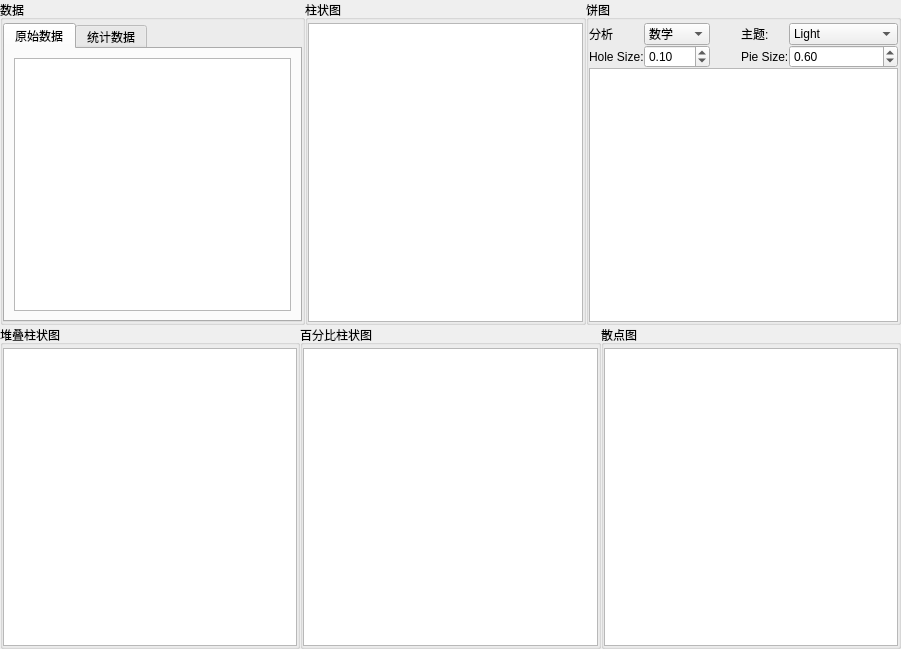
<?xml version="1.0" encoding="UTF-8"?>
<ui version="4.0">
 <class>CHarts</class>
 <widget class="QWidget" name="CHarts">
  <property name="geometry">
   <rect>
    <x>0</x>
    <y>0</y>
    <width>901</width>
    <height>649</height>
   </rect>
  </property>
  <property name="sizePolicy">
   <sizepolicy hsizetype="Expanding" vsizetype="Expanding">
    <horstretch>0</horstretch>
    <verstretch>0</verstretch>
   </sizepolicy>
  </property>
  <property name="windowTitle">
   <string>Form</string>
  </property>
  <layout class="QGridLayout" name="gridLayout_2">
   <property name="leftMargin">
    <number>0</number>
   </property>
   <property name="topMargin">
    <number>0</number>
   </property>
   <property name="rightMargin">
    <number>0</number>
   </property>
   <property name="bottomMargin">
    <number>0</number>
   </property>
   <property name="spacing">
    <number>0</number>
   </property>
   <item row="0" column="0">
    <widget class="QSplitter" name="splitter">
     <property name="orientation">
      <enum>Qt::Horizontal</enum>
     </property>
     <property name="handleWidth">
      <number>0</number>
     </property>
     <widget class="QGroupBox" name="groupBox_Data">
      <property name="sizePolicy">
       <sizepolicy hsizetype="Preferred" vsizetype="Preferred">
        <horstretch>0</horstretch>
        <verstretch>0</verstretch>
       </sizepolicy>
      </property>
      <property name="title">
       <string>数据</string>
      </property>
      <layout class="QGridLayout" name="gridLayout_7">
       <property name="leftMargin">
        <number>0</number>
       </property>
       <property name="topMargin">
        <number>3</number>
       </property>
       <property name="rightMargin">
        <number>0</number>
       </property>
       <property name="bottomMargin">
        <number>0</number>
       </property>
       <property name="spacing">
        <number>0</number>
       </property>
       <item row="0" column="0">
        <widget class="QTabWidget" name="tabWidget">
         <property name="currentIndex">
          <number>0</number>
         </property>
         <widget class="QWidget" name="tab">
          <attribute name="title">
           <string>原始数据</string>
          </attribute>
          <layout class="QGridLayout" name="gridLayout_8">
           <item row="0" column="0">
            <widget class="QTableView" name="tableView">
             <property name="sizePolicy">
              <sizepolicy hsizetype="Preferred" vsizetype="Preferred">
               <horstretch>0</horstretch>
               <verstretch>0</verstretch>
              </sizepolicy>
             </property>
             <attribute name="horizontalHeaderCascadingSectionResizes">
              <bool>false</bool>
             </attribute>
             <attribute name="horizontalHeaderMinimumSectionSize">
              <number>5</number>
             </attribute>
             <attribute name="verticalHeaderMinimumSectionSize">
              <number>5</number>
             </attribute>
            </widget>
           </item>
          </layout>
         </widget>
         <widget class="QWidget" name="tab_2">
          <attribute name="title">
           <string>统计数据</string>
          </attribute>
          <layout class="QGridLayout" name="gridLayout_9">
           <item row="0" column="0">
            <widget class="QTreeWidget" name="treeWidget_Data">
             <attribute name="headerMinimumSectionSize">
              <number>20</number>
             </attribute>
             <attribute name="headerDefaultSectionSize">
              <number>90</number>
             </attribute>
             <column>
              <property name="text">
               <string>分数段</string>
              </property>
              <property name="textAlignment">
               <set>AlignCenter</set>
              </property>
             </column>
             <column>
              <property name="text">
               <string>数学</string>
              </property>
              <property name="textAlignment">
               <set>AlignCenter</set>
              </property>
             </column>
             <column>
              <property name="text">
               <string>语文</string>
              </property>
              <property name="textAlignment">
               <set>AlignCenter</set>
              </property>
             </column>
             <column>
              <property name="text">
               <string>英语</string>
              </property>
              <property name="textAlignment">
               <set>AlignCenter</set>
              </property>
             </column>
             <column>
              <property name="text">
               <string>平均分</string>
              </property>
              <property name="textAlignment">
               <set>AlignCenter</set>
              </property>
             </column>
             <item>
              <property name="text">
               <string>60分以下</string>
              </property>
              <property name="textAlignment">
               <set>AlignCenter</set>
              </property>
             </item>
             <item>
              <property name="text">
               <string>60-69分</string>
              </property>
              <property name="textAlignment">
               <set>AlignCenter</set>
              </property>
             </item>
             <item>
              <property name="text">
               <string>70-79分</string>
              </property>
              <property name="textAlignment">
               <set>AlignCenter</set>
              </property>
             </item>
             <item>
              <property name="text">
               <string>80-89分</string>
              </property>
              <property name="textAlignment">
               <set>AlignCenter</set>
              </property>
             </item>
             <item>
              <property name="text">
               <string>90分以上</string>
              </property>
              <property name="textAlignment">
               <set>AlignCenter</set>
              </property>
             </item>
             <item>
              <property name="text">
               <string>平均分</string>
              </property>
              <property name="textAlignment">
               <set>AlignCenter</set>
              </property>
             </item>
             <item>
              <property name="text">
               <string>最高分</string>
              </property>
              <property name="textAlignment">
               <set>AlignCenter</set>
              </property>
             </item>
             <item>
              <property name="text">
               <string>最低分</string>
              </property>
              <property name="textAlignment">
               <set>AlignCenter</set>
              </property>
             </item>
            </widget>
           </item>
          </layout>
         </widget>
        </widget>
       </item>
      </layout>
     </widget>
     <widget class="QGroupBox" name="groupBox_Bar">
      <property name="title">
       <string>柱状图</string>
      </property>
      <layout class="QGridLayout" name="gridLayout_3">
       <property name="leftMargin">
        <number>0</number>
       </property>
       <property name="topMargin">
        <number>3</number>
       </property>
       <property name="rightMargin">
        <number>0</number>
       </property>
       <property name="bottomMargin">
        <number>0</number>
       </property>
       <property name="spacing">
        <number>0</number>
       </property>
       <item row="0" column="0">
        <widget class="QChartView" name="graphicsView_Bar">
         <property name="sizePolicy">
          <sizepolicy hsizetype="Expanding" vsizetype="Expanding">
           <horstretch>0</horstretch>
           <verstretch>0</verstretch>
          </sizepolicy>
         </property>
        </widget>
       </item>
      </layout>
     </widget>
     <widget class="QGroupBox" name="groupBox_Pie">
      <property name="title">
       <string>饼图</string>
      </property>
      <layout class="QGridLayout" name="gridLayout_4">
       <property name="leftMargin">
        <number>0</number>
       </property>
       <property name="topMargin">
        <number>3</number>
       </property>
       <property name="rightMargin">
        <number>0</number>
       </property>
       <property name="bottomMargin">
        <number>0</number>
       </property>
       <property name="spacing">
        <number>0</number>
       </property>
       <item row="1" column="0">
        <widget class="QLabel" name="label_2">
         <property name="text">
          <string>Hole Size:</string>
         </property>
        </widget>
       </item>
       <item row="0" column="0">
        <widget class="QLabel" name="label">
         <property name="text">
          <string>分析</string>
         </property>
        </widget>
       </item>
       <item row="0" column="1">
        <widget class="QComboBox" name="comboBox_Catagory">
         <property name="currentText">
          <string>数学</string>
         </property>
         <item>
          <property name="text">
           <string>数学</string>
          </property>
         </item>
         <item>
          <property name="text">
           <string>语文</string>
          </property>
         </item>
         <item>
          <property name="text">
           <string>英语</string>
          </property>
         </item>
         <item>
          <property name="text">
           <string>平均分</string>
          </property>
         </item>
        </widget>
       </item>
       <item row="1" column="1">
        <widget class="QDoubleSpinBox" name="doubleSpinBox_Hole">
         <property name="decimals">
          <number>2</number>
         </property>
         <property name="singleStep">
          <double>0.100000000000000</double>
         </property>
         <property name="value">
          <double>0.100000000000000</double>
         </property>
        </widget>
       </item>
       <item row="1" column="3">
        <widget class="QLabel" name="label_4">
         <property name="text">
          <string>Pie Size:</string>
         </property>
        </widget>
       </item>
       <item row="1" column="4">
        <widget class="QDoubleSpinBox" name="doubleSpinBox_Pie">
         <property name="singleStep">
          <double>0.100000000000000</double>
         </property>
         <property name="value">
          <double>0.600000000000000</double>
         </property>
        </widget>
       </item>
       <item row="3" column="0" colspan="5">
        <widget class="QChartView" name="graphicsView_Pie"/>
       </item>
       <item row="0" column="3">
        <widget class="QLabel" name="label_3">
         <property name="text">
          <string>主题:</string>
         </property>
        </widget>
       </item>
       <item row="0" column="4">
        <widget class="QComboBox" name="comboBox_Style">
         <item>
          <property name="text">
           <string>Light</string>
          </property>
         </item>
         <item>
          <property name="text">
           <string>BlueCerulean</string>
          </property>
         </item>
         <item>
          <property name="text">
           <string>Dark</string>
          </property>
         </item>
         <item>
          <property name="text">
           <string>BrownSand</string>
          </property>
         </item>
         <item>
          <property name="text">
           <string>BlueNcs</string>
          </property>
         </item>
         <item>
          <property name="text">
           <string>HighConstrast</string>
          </property>
         </item>
         <item>
          <property name="text">
           <string>BlueIcy</string>
          </property>
         </item>
         <item>
          <property name="text">
           <string>Qt</string>
          </property>
         </item>
        </widget>
       </item>
       <item row="0" column="2">
        <spacer name="horizontalSpacer">
         <property name="orientation">
          <enum>Qt::Horizontal</enum>
         </property>
         <property name="sizeHint" stdset="0">
          <size>
           <width>10</width>
           <height>20</height>
          </size>
         </property>
        </spacer>
       </item>
       <item row="1" column="2">
        <spacer name="horizontalSpacer_2">
         <property name="orientation">
          <enum>Qt::Horizontal</enum>
         </property>
         <property name="sizeHint" stdset="0">
          <size>
           <width>10</width>
           <height>20</height>
          </size>
         </property>
        </spacer>
       </item>
      </layout>
     </widget>
    </widget>
   </item>
   <item row="1" column="0">
    <widget class="QSplitter" name="splitter_2">
     <property name="orientation">
      <enum>Qt::Horizontal</enum>
     </property>
     <property name="handleWidth">
      <number>0</number>
     </property>
     <widget class="QGroupBox" name="groupBox_Stacked">
      <property name="title">
       <string>堆叠柱状图</string>
      </property>
      <layout class="QGridLayout" name="gridLayout">
       <property name="leftMargin">
        <number>0</number>
       </property>
       <property name="topMargin">
        <number>3</number>
       </property>
       <property name="rightMargin">
        <number>0</number>
       </property>
       <property name="bottomMargin">
        <number>0</number>
       </property>
       <property name="spacing">
        <number>0</number>
       </property>
       <item row="0" column="0">
        <widget class="QChartView" name="graphicsView_Stacked"/>
       </item>
      </layout>
     </widget>
     <widget class="QGroupBox" name="groupBox_Percent">
      <property name="title">
       <string>百分比柱状图</string>
      </property>
      <layout class="QGridLayout" name="gridLayout_5">
       <property name="leftMargin">
        <number>0</number>
       </property>
       <property name="topMargin">
        <number>3</number>
       </property>
       <property name="rightMargin">
        <number>0</number>
       </property>
       <property name="bottomMargin">
        <number>0</number>
       </property>
       <property name="spacing">
        <number>0</number>
       </property>
       <item row="0" column="0">
        <widget class="QChartView" name="graphicsView_Percent"/>
       </item>
      </layout>
     </widget>
     <widget class="QGroupBox" name="groupBox_Scatter">
      <property name="title">
       <string>散点图</string>
      </property>
      <layout class="QGridLayout" name="gridLayout_6">
       <property name="leftMargin">
        <number>0</number>
       </property>
       <property name="topMargin">
        <number>3</number>
       </property>
       <property name="rightMargin">
        <number>0</number>
       </property>
       <property name="bottomMargin">
        <number>0</number>
       </property>
       <property name="spacing">
        <number>0</number>
       </property>
       <item row="0" column="0">
        <widget class="QChartView" name="graphicsView_Scatter"/>
       </item>
      </layout>
     </widget>
    </widget>
   </item>
  </layout>
 </widget>
 <customwidgets>
  <customwidget>
   <class>QChartView</class>
   <extends>QGraphicsView</extends>
   <header location="global">qchartview.h</header>
  </customwidget>
 </customwidgets>
 <resources/>
 <connections/>
</ui>
